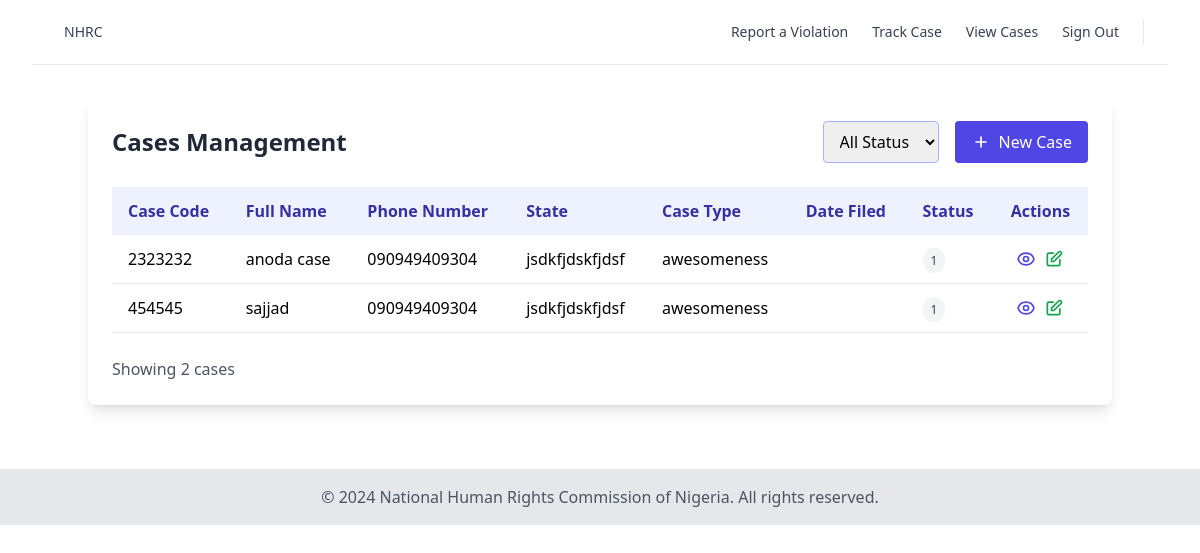
Before: /cases/ (signed in) with the older database file.
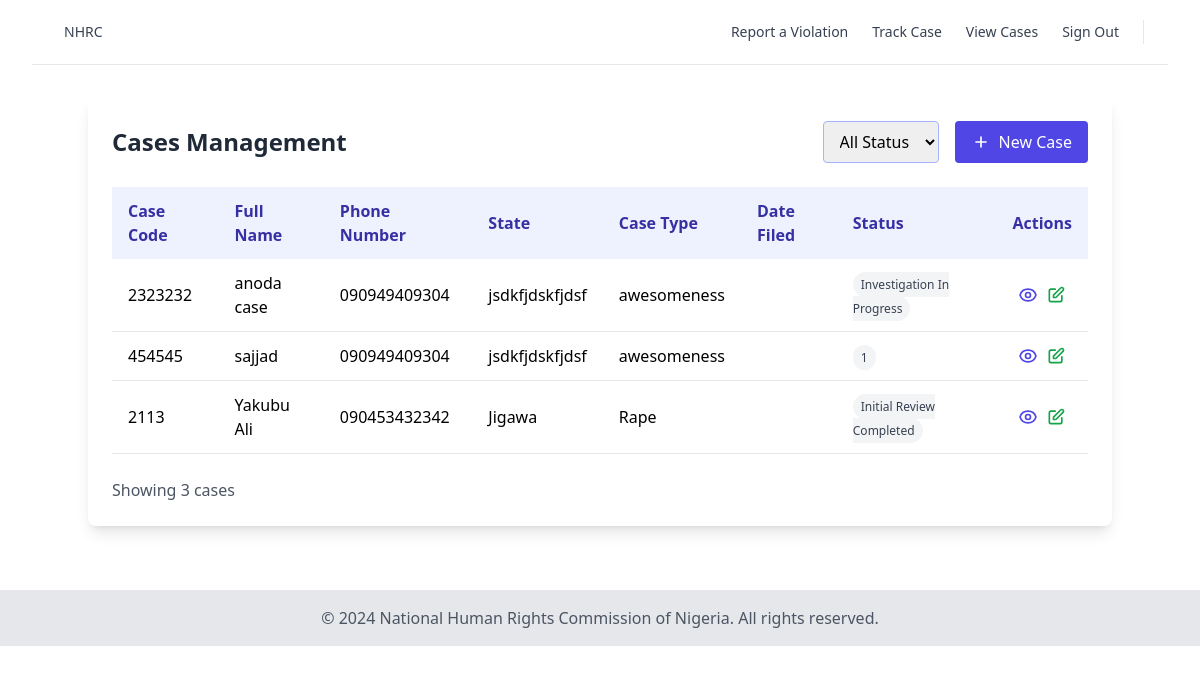
After: the same page with the newer database file.
### cases/models.py (models this page shows, shortened)
class Case(models.Model):
    SEX = (
        ('M', 'Male'),
        ('F', 'Female'),
    )
    fullname = models.CharField(max_length=255)
    phonenumber = models.CharField(max_length=20)
    address = models.TextField()
    sex = models.CharField(max_length=10, choices=SEX)
    email = models.EmailField()
    occupation = models.CharField(max_length=100)
    state = models.CharField(max_length=100)
    evidence = models.FileField(upload_to='evidence/', blank=True, null=True)
    case_type = models.CharField(max_length=100)
    description = models.TextField()
    status = models.CharField(max_length=50, choices=[('Received', 'Case Received'), ('Review', 'Initial Review Completed'), ('Investigation', 'Investigation In Progress'), ('Resolution', 'Resolution')], default='Received')
    code = models.CharField(max_length=20, unique=True)
    case_received_date = models.DateField(null=True, blank=True)
    initial_review_date = models.DateField(null=True, blank=True)
    investigation_start_date = models.DateField(null=True, blank=True)
    resolution_date = models.DateField(null=True, blank=True)

### cases/views.py (the view)
# urls.py: path("", cases_list, name="cases_list"),
@login_required
def cases_list(request):
    cases = Case.objects.all()
    paginator = Paginator(cases, 10)  # Show 10 cases per page
    page_number = request.GET.get('page')
    page_obj = paginator.get_page(page_number)
    return render(request, 'cases/cases_list.html', {'cases': page_obj})

### cases/templates/cases/cases_list.html (shortened to what this page needs)
{% extends '_base.html' %} {% load crispy_forms_tags %}  {% block content %}
<main class="container mx-auto py-8">
        <div class="bg-white rounded-lg shadow-lg p-6">
            <div class="flex justify-between items-center mb-6">
                <h2 class="text-2xl font-bold text-gray-800">Cases Management</h2>
                <div class="flex space-x-4">
                    <form method="get" action="{% url 'cases:cases_list' %}">
                        <select name="status" class="border border-indigo-300 rounded px-3 py-2" onchange="this.form.submit()">
                            <option value="">All Status</option>
                        </select>
                    </form>
                    <a href="{% url 'cases:add_case' %}" class="bg-indigo-600 text-white px-4 py-2 rounded hover:bg-indigo-700 flex items-center">
                        <svg class="w-5 h-5 mr-2" fill="none" stroke="currentColor" viewBox="0 0 24 24">
                            <path stroke-linecap="round" stroke-linejoin="round" stroke-width="2" d="M12 6v6m0 0v6m0-6h6m-6 0H6"/>
                        </svg>
                        New Case
                    </a>
                </div>
            </div>
            <div class="overflow-x-auto">
                <table class="w-full bg-white">
                    <thead>
                        <tr class="bg-indigo-50 text-indigo-800">
                            <th class="px-4 py-3 text-left">Case Code</th>
                            <th class="px-4 py-3 text-left">Full Name</th>
                            <th class="px-4 py-3 text-left">Phone Number</th>
                            <th class="px-4 py-3 text-left">State</th>
                            <th class="px-4 py-3 text-left">Case Type</th>
                            <th class="px-4 py-3 text-left">Date Filed</th>
                            <th class="px-4 py-3 text-left">Status</th>
                            <th class="px-4 py-3 text-center">Actions</th>
                        </tr>
                    </thead>
                    <tbody>
                        {% for case in cases %}
                        <tr class="border-b hover:bg-indigo-50 transition-colors">
                            <td class="px-4 py-3">{{ case.code }}</td>
                            <td class="px-4 py-3">{{ case.fullname }}</td>
                            <td class="px-4 py-3">{{ case.phonenumber }}</td>
                            <td class="px-4 py-3">{{ case.state }}</td>
                            <td class="px-4 py-3">{{ case.case_type }}</td>
                            <td class="px-4 py-3">{{ case.created_at|date:"Y-m-d" }}</td>
                            <td class="px-4 py-3">
                                <span class="px-2 py-1 rounded-full text-xs {% if case.status == 1 %}bg-green-100 text-green-700{% elif case.status == 2 %}bg-yellow-100 text-yellow-700{% else %}bg-gray-100 text-gray-700{% endif %}">
                                    {{ case.get_status_display }}
                                </span>
                            </td>
                            <td class="px-4 py-3 text-center">
                                <div class="flex justify-center space-x-2">
                                    <a href="#" class="text-indigo-600 hover:text-indigo-800">
                                    </a>
                                    <a href="{% url 'cases:edit_case' case.id %}" class="text-green-600 hover:text-green-800">
                                        <svg class="w-5 h-5" fill="none" stroke="currentColor" viewBox="0 0 24 24">
                                            <path stroke-linecap="round" stroke-linejoin="round" stroke-width="2" d="M11 5H6a2 2 0 00-2 2v11a2 2 0 002 2h11a2 2 0 002-2v-5m-1.414-9.414a2 2 0 112.828 2.828L11.828 15H9v-2.828l8.586-8.586z"/>
                                        </svg>
                                    </a>
                                </div>
                            </td>
                        </tr>
                        {% empty %}
                        <tr>
                            <td colspan="8" class="text-center py-4 text-gray-500">No cases found.</td>
                        </tr>
                        {% endfor %}
                    </tbody>
                </table>
            </div>
            <div class="flex justify-between items-center mt-6">
                <p class="text-gray-600">Showing {{ cases.paginator.count }} cases</p>
            </div>
        </div>
    </main>
<footer class="bg-gray-200 mt-8">
    <div class="container mx-auto py-4 text-center text-gray-600">
        © 2024 National Human Rights Commission of Nigeria. All rights reserved.
    </div>
</footer>
{% endblock content %}

### templates/_base.html (shortened to what this page needs)
{% load static tailwind_tags %}
<!DOCTYPE html>
<html lang="en">
	<head>
		<script src="https://cdn.tailwindcss.com"></script>
	</head>
	<body>
        {% include './components/header.html' %}
		{% block content %}{% endblock content %}
	</body>
</html>

### templates/components/header.html (shortened to what this page needs)
<div class="bg-white">
    <header class="relative bg-white">
        <nav aria-label="Top" class="max-w-7xl mx-auto px-4 sm:px-6 lg:px-8">
            <div class="border-b border-gray-200">
                <div class="h-16 flex items-center">
                    <div class="hidden lg:ml-8 lg:block lg:self-stretch">
                        <div class="h-full flex space-x-8">
                            <div class="flex">
                                <div class="relative flex">
                                    <a
                                        href="/"
                                        type="button"
                                        class="border-transparent text-gray-700 hover:text-gray-800 relative z-10 flex items-center transition-colors ease-out duration-200 text-sm font-medium border-b-2 -mb-px pt-px"
                                        aria-expanded="false"
                                    >
                                        NHRC
                                    </a>
                                </div>
                            </div>
                        </div>
                    </div>
                    <div class="ml-auto flex items-center">
                        <div
                            class="hidden lg:flex lg:flex-1 lg:items-center lg:justify-end lg:space-x-6"
                        >
                        <a
                                href="{% url 'cases:add_case' %}"
                                class="text-sm font-medium text-gray-700 hover:text-gray-800"
                                >Report a Violation</a>
                        <a
                                href="{% url 'cases:track_case' %}"
                                class="text-sm font-medium text-gray-700 hover:text-gray-800"
                                >Track Case</a
                            >
                        {% if user.is_authenticated %}
                        <a
                                href="{% url 'cases:cases_list' %}"
                                class="text-sm font-medium text-gray-700 hover:text-gray-800"
                                >View Cases</a>
                            <a
                                href="{% url 'account_logout' %}"
                                class="text-sm font-medium text-gray-700 hover:text-gray-800"
                                >Sign Out</a
                            >
                            {% endif %}
                        </div>
                    </div>
                </div>
            </div>
        </nav>
    </header>
</div>

Changed rows visible on the page:
changed Case "anoda case": status "1" → "Investigation In Progress"
added Case: code "2113", fullname "Yakubu Ali", phonenumber "090453432342", state "Jigawa", case_type "Rape", status "Initial Review Completed"
Other visible differences:
{{ cases.paginator.count }}: "2" → "3"
